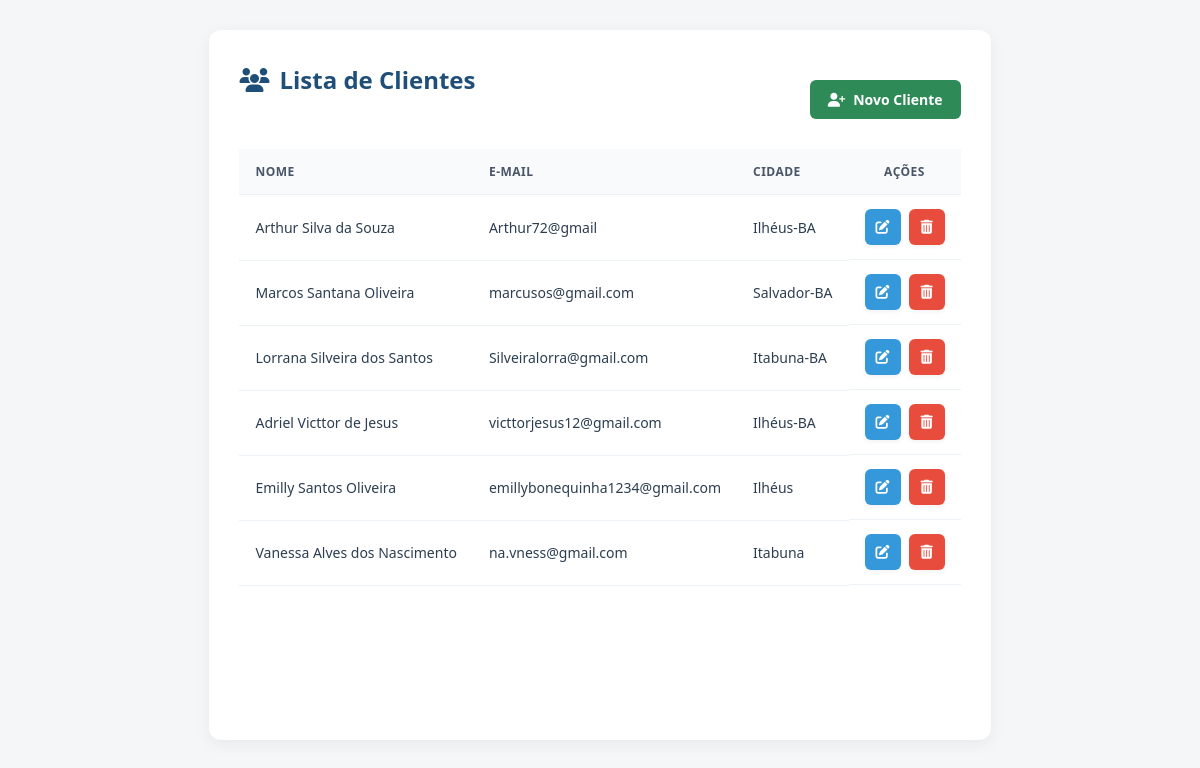
The page / on the database its author committed.
### tables this page shows
CREATE TABLE `clientes` (
  `id` int(11) NOT NULL,
  `nome` varchar(100) NOT NULL,
  `email` varchar(100) NOT NULL,
  `telefone` varchar(20) DEFAULT NULL,
  `cidade` varchar(100) DEFAULT NULL,
  `criado_em` timestamp NOT NULL DEFAULT current_timestamp()
);

### index.php (the view, shortened to what this page needs)
<?php
require "config/conexao.php";
$stmt = $pdo->query("SELECT * FROM clientes ORDER BY id DESC");
$clientes = $stmt->fetchAll(PDO::FETCH_ASSOC);
?>
<!DOCTYPE html>
<html lang="pt-BR">
<head>
    <link rel="stylesheet" href="https://cdnjs.cloudflare.com/ajax/libs/font-awesome/6.4.0/css/all.min.css">
    <link rel="stylesheet" href="css/style.css">
</head>
<body>
    <div class="container">
        <div class="header-action">
            <h1><i class="fa-solid fa-users"></i> Lista de Clientes</h1>
            <a href="cadastro.php" class="btn btn-primary">
                <i class="fa-solid fa-user-plus"></i> Novo Cliente
            </a>
        </div>
        <div class="table-responsive">
            <table>
                <thead>
                    <tr>
                        <th>Nome</th>
                        <th>E-mail</th>
                        <th>Cidade</th>
                        <th class="text-center">Ações</th>
                    </tr>
                </thead>
                <tbody>
                    <?php if (empty($clientes)): ?>
                        <tr>
                            <td colspan="4" class="text-center empty-message">Nenhum cliente cadastrado.</td>
                        </tr>
                    <?php else: ?>
                        <?php foreach ($clientes as $cliente): ?>
                        <tr>
                            <td><?= htmlspecialchars($cliente["nome"]) ?></td>
                            <td><?= htmlspecialchars($cliente["email"]) ?></td>
                            <td><?= htmlspecialchars($cliente["cidade"]) ?></td>
                            <td class="text-center actions">
                                <a href="editar.php?id=<?= $cliente['id'] ?>" class="btn btn-icon btn-edit" title="Editar">
                                    <i class="fa-solid fa-pen-to-square"></i>
                                </a>
                                <a href="excluir.php?id=<?= $cliente['id'] ?>" class="btn btn-icon btn-delete btn-excluir" title="Excluir" onclick="return confirm('Deseja realmente excluir este cliente?');">
                                    <i class="fa-solid fa-trash-can"></i>
                                </a>
                            </td>
                        </tr>
                        <?php endforeach; ?>
                    <?php endif; ?>
                </tbody>
            </table>
        </div>
    </div>
</body>
</html>

### css/style.css (style rules this page uses)
* { box-sizing: border-box; font-family: "Segoe UI", Arial, sans-serif; }
body { background-color: #f4f6f8; margin: 0; padding: 30px; color: #2c3e50; display: flex; flex-direction: column; min-height: 100vh; }
.container { max-width: 950px; margin: 0 auto 30px auto; background: #ffffff; padding: 30px; border-radius: 12px; box-shadow: 0 4px 16px rgba(0, 0, 0, 0.06); flex: 1; }
.header-action { display: flex; justify-content: space-between; align-items: center; margin-bottom: 20px; flex-wrap: wrap; gap: 15px; }
h1 { color: #1f4e79; margin: 0 0 20px 0; font-size: 24px; display: flex; align-items: center; gap: 10px; }
.btn { display: inline-flex; align-items: center; gap: 8px; padding: 10px 18px; border-radius: 6px; font-size: 14px; font-weight: 600; text-decoration: none; cursor: pointer; border: none; transition: background-color 0.2s, transform 0.1s; }
.btn-primary { background: #2e8b57; color: #fff; margin-top: 20px; }
.actions { display: flex; justify-content: center; gap: 8px; }
.btn-icon { width: 36px; height: 36px; padding: 0; justify-content: center; border-radius: 6px; color: #fff; text-decoration: none; box-shadow: 0 2px 4px rgba(0,0,0,0.05); }
.btn-edit { background-color: #3498db; }
.btn-delete, .btn-excluir { background-color: #e74c3c; color: #fff !important; }
.table-responsive { width: 100%; overflow-x: auto; }
table { width: 100%; border-collapse: collapse; margin-top: 10px; background: #fff; }
th, td { padding: 14px 16px; border-bottom: 1px solid #edf2f7; text-align: left; font-size: 14px; }
th { background-color: #f8fafc; color: #4a5568; font-weight: 600; text-transform: uppercase; font-size: 12px; letter-spacing: 0.5px; }
tbody tr { transition: background-color 0.15s ease; }
.text-center { text-align: center; }

### rows shown on the page
clientes: nome "Arthur Silva da Souza", email "Arthur72@gmail", cidade "Ilhéus-BA"
clientes: nome "Marcos Santana Oliveira", email "marcusos@gmail.com", cidade "Salvador-BA"
clientes: nome "Lorrana Silveira dos Santos", email "Silveiralorra@gmail.com", cidade "Itabuna-BA"
clientes: nome "Adriel Victtor de Jesus", email "victtorjesus12@gmail.com", cidade "Ilhéus-BA"
clientes: nome "Emilly Santos Oliveira", email "emillybonequinha1234@gmail.com", cidade "Ilhéus"
clientes: nome "Vanessa Alves dos Nascimento", email "na.vness@gmail.com", cidade "Itabuna"
